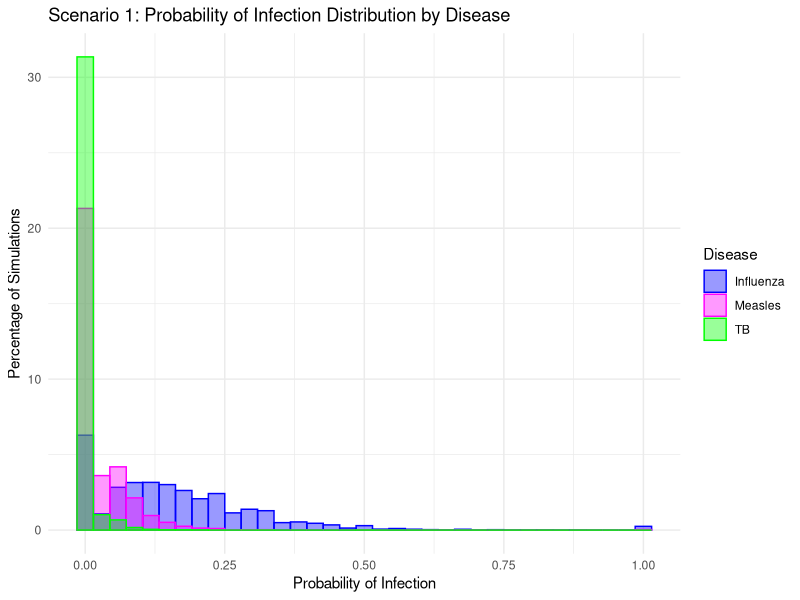
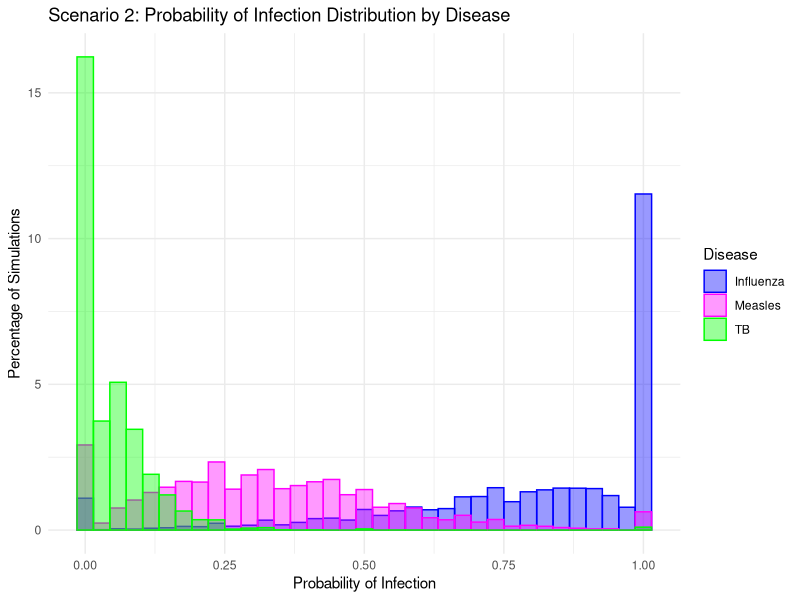
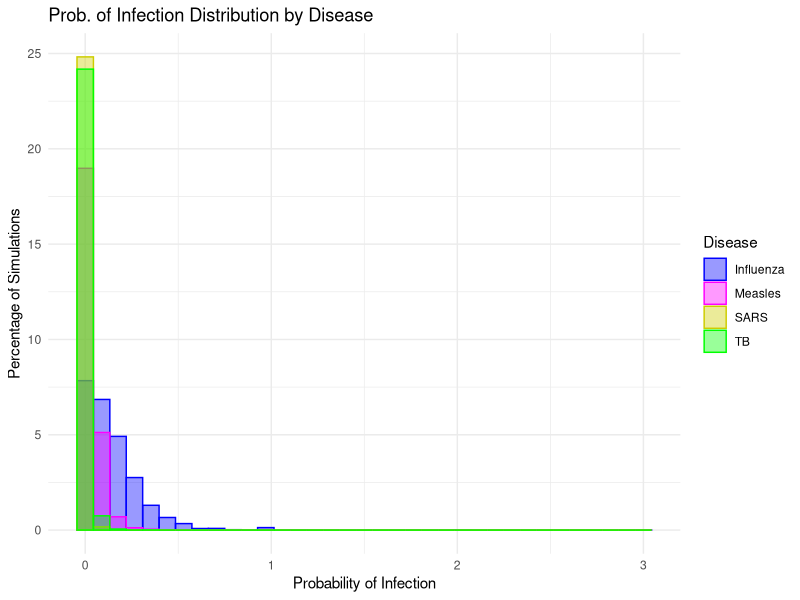

These figures' R source, in order:
## ---- chunk 1
set.seed(445)
knitr::opts_chunk$set(echo = FALSE)

library(dplyr)
library(stats)
library(tidyr)
library(tidyverse)
library(broom)
library(ggplot2)
library(tibble)
## ---- chunk 2
better_monte <- function(m = 10000, dis_quanta, quanta_sd, room_vol = 132, 
                         infected_individuals = 1, ACH = 4){ 
  probability_inf <- numeric(m)
  num_new_infect <- numeric(m)
  sus_persons <- numeric(m)

  for(i in 1:m) {
    
    p_2 <- max(rnorm(1, mean = 0.48, sd = 0.20), 0)
    phi_2 <- max(rnorm(1, mean = dis_quanta, sd = quanta_sd),0)
    t_2 <- max(rnorm(1, mean = 0.5, sd = 0.167), 0)
    S0 <- max(round(rnorm(1, mean = 19, sd = 10)),1)
    
    q_2 <- infected_individuals * phi_2
 
    nucci <- ((p_2*q_2)/room_vol) * 
      ((ACH * t_2 + exp(-ACH * 
                                      t_2) -1) / (ACH^2))
    
    S_t <- S0 * exp(-nucci)
    
    exp_inf <- S0 - S_t
    inf <- rpois(1, lambda = exp_inf)
    
    sus_prob <- inf / S0
    
    probability_inf[i] <- sus_prob
    num_new_infect[i] <- inf
    sus_persons[i] <- S_t
  }
  
  results <- return(list(prob = probability_inf,
              infections = num_new_infect,
              survivors = sus_persons,
              summary = list(mean_prob = mean(probability_inf),
                             mean_infections = mean(num_new_infect),
                             prob_quantiles = quantile(probability_inf, 
                                                       c(0.25, 0.5, 0.75, 
                                                         0.9, 0.95)),
                             inf_quantiles = quantile(num_new_infect, 
                                                      c(0.25, 0.5, 0.75, 
                                                       0.9, 0.95)))))

}

TB <- better_monte(10000, dis_quanta = 12.7, quanta_sd = 3.0,
                   room_vol = 132, infected_individuals = 1, 
                   ACH = 4)
TB_df <- data.frame(prob = TB$prob)

####
Measles <- better_monte(10000, dis_quanta = 100, quanta_sd = 25.0,
                   room_vol = 132, infected_individuals = 1, 
                   ACH = 4)

####
Influenza <- better_monte(10000, dis_quanta = 570, quanta_sd = 173.0,
                   room_vol = 132, infected_individuals = 1, 
                   ACH = 4)

###
SARS <- better_monte(10000, dis_quanta = 2.7, quanta_sd = 1.2,
                   room_vol = 132, infected_individuals = 1, 
                   ACH = 4)
## ---- chunk 3

scenario_monte <- function(m = 10000, dis_quantaS, quanta_sdS, room_vol = 300, 
                         infected_individuals = 1, ACH = 4, t_scen = max(rnorm(1, mean = 1, sd = 0.167))){ 
  prob_inf <- numeric(m)
  num_infec <- numeric(m)
  sus_per <- numeric(m)

  for(i in 1:m) {
    
    p_scen <- max(rnorm(1, mean = 0.48, sd = 0.20), 0)
    phi_scen <- max(rnorm(1, mean = dis_quantaS, sd = quanta_sdS),0)
    S0_scen <- max(round(rnorm(1, mean = 19, sd = 10)),1)
    
    q_2_scen <- infected_individuals * phi_scen
 
    nucci_scen <- ((p_scen*q_2_scen)/room_vol) * 
      ((ACH * t_scen + exp(-ACH * t_scen) -1) / (ACH^2))
    
    S_t_scen <- S0_scen * exp(-nucci_scen)
    
    exp_inf_scen <- S0_scen - S_t_scen
    inf_scen <- rpois(1, lambda = exp_inf_scen)
    
    sus_prob_scen <- inf_scen / S0_scen
    
    prob_inf[i] <- sus_prob_scen
    num_infec[i] <- inf_scen
    sus_per[i] <- S_t_scen
  }
  
  return(list(prob = prob_inf,
              infections = num_infec,
              survivors = sus_per,
              summary = list(mean_prob = mean(prob_inf),
                             mean_infections = mean(num_infec),
                             prob_quantiles = quantile(prob_inf, 
                                                       c(0.25, 0.5, 0.75, 
                                                         0.9, 0.95)),
                             inf_quantiles = quantile(num_infec, 
                                                      c(0.25, 0.5, 0.75, 
                                                        0.9, 0.95)))))

}

scenario_1 <- scenario_monte(10000, dis_quantaS = 12.7, quanta_sdS = 3.0,
                   room_vol = 300, infected_individuals = 1, 
                   ACH = 4, t_scen = max(rnorm(1, mean = 1, sd = 0.167)))

# The room volume is larger (300m^3 opposed to 132m^3). The exposure time is longer by 30 minutes (1 hr in total). There is still only one infected person in the room. Before hand, we predicted that the infection probability would decrease. 

scen1_TB <- scenario_monte(10000, dis_quanta = 12.7, quanta_sd = 3.0,
                   room_vol = 300, infected_individuals = 1, 
                   ACH = 4)
scen1_meas <- scenario_monte(10000, dis_quanta = 100, quanta_sd = 25.0,
                   room_vol = 300, infected_individuals = 1, 
                   ACH = 4)
scen1_flu <- scenario_monte(10000, dis_quanta = 570, quanta_sd = 173.0,
                   room_vol = 300, infected_individuals = 1, 
                   ACH = 4)

TB_df1 <- data.frame(prob=as.numeric(scen1_TB$prob), Disease="TB")
Meas_df1 <- data.frame(prob=as.numeric(scen1_meas$prob), Disease="Measles")
Flu_df1 <- data.frame(prob=as.numeric(scen1_flu$prob), Disease="Influenza")

comb_df1 <- rbind(TB_df1, Meas_df1, Flu_df1)
comb_df1$prob <- pmin(pmax(comb_df1$prob, 0),1)

ggplot(comb_df1, aes(x=prob, fill=Disease, color=Disease)) +
  geom_histogram(aes(y=..count.. / sum(..count..) * 100),
                 bins=35, position="identity", alpha=0.4) +
  labs(title="Scenario 1: Probability of Infection Distribution by Disease",
       x="Probability of Infection",
       y = "Percentage of Simulations") +
  scale_color_manual(values = c("TB" = "green", "Measles" = "magenta",
                               "Influenza"="blue")) +
  scale_fill_manual(values = c("TB" = "green", "Measles" = "magenta",
                               "Influenza"="blue")) +
  theme_minimal()
## ---- chunk 4
scen2_TB <- scenario_monte(10000, dis_quanta = 12.7, quanta_sd = 3.0,
                   room_vol = 50, infected_individuals = 2, 
                   ACH = 4)
scen2_meas <- scenario_monte(10000, dis_quanta = 100, quanta_sd = 25.0,
                   room_vol = 50, infected_individuals = 2, 
                   ACH = 4)
scen2_flu <- scenario_monte(10000, dis_quanta = 570, quanta_sd = 173.0,
                   room_vol = 50, infected_individuals = 2, 
                   ACH = 4)

TB_df2 <- data.frame(prob=as.numeric(scen2_TB$prob), Disease="TB")
Meas_df2 <- data.frame(prob=as.numeric(scen2_meas$prob), Disease="Measles")
Flu_df2 <- data.frame(prob=as.numeric(scen2_flu$prob), Disease="Influenza")

comb_df2 <- rbind(TB_df2, Meas_df2, Flu_df2)
comb_df2$prob <- pmin(pmax(comb_df2$prob, 0),1)

ggplot(comb_df2, aes(x=prob, fill=Disease, color=Disease)) +
  geom_histogram(aes(y=..count.. / sum(..count..) * 100),
                 bins=35, position="identity", alpha=0.4) +
  labs(title="Scenario 2: Probability of Infection Distribution by Disease",
       x="Probability of Infection",
       y = "Percentage of Simulations") +
  scale_color_manual(values = c("TB" = "green", "Measles" = "magenta",
                               "Influenza"="blue")) +
  scale_fill_manual(values = c("TB" = "green", "Measles" = "magenta",
                               "Influenza"="blue")) +
  theme_minimal()
## ---- chunk 5

TB_df$Disease <- "TB"
Measles_df <- data.frame(prob=Measles$prob, Disease = "Measles")
Influenza_df <- data.frame(prob=Influenza$prob, Disease = "Influenza")
SARS_df <- data.frame(prob=SARS$prob, Disease="SARS")

combined_df <- rbind(TB_df, Measles_df, Influenza_df, SARS_df)

ggplot(combined_df, aes(x=prob, fill=Disease, color=Disease)) +
  geom_histogram(aes(y= ..count.. / sum(..count..) * 100),
                  bins=35, position="identity", alpha=0.4) +
  labs(title="Prob. of Infection Distribution by Disease",
       x = "Probability of Infection",
       y = "Percentage of Simulations") +
  scale_color_manual(values = c("TB" = "green", "Measles" = "magenta",
                               "Influenza"="blue", "SARS"="yellow3")) +
  scale_fill_manual(values = c("TB" = "green", "Measles" = "magenta",
                               "Influenza"="blue", "SARS"="yellow3")) +
  theme_minimal()
